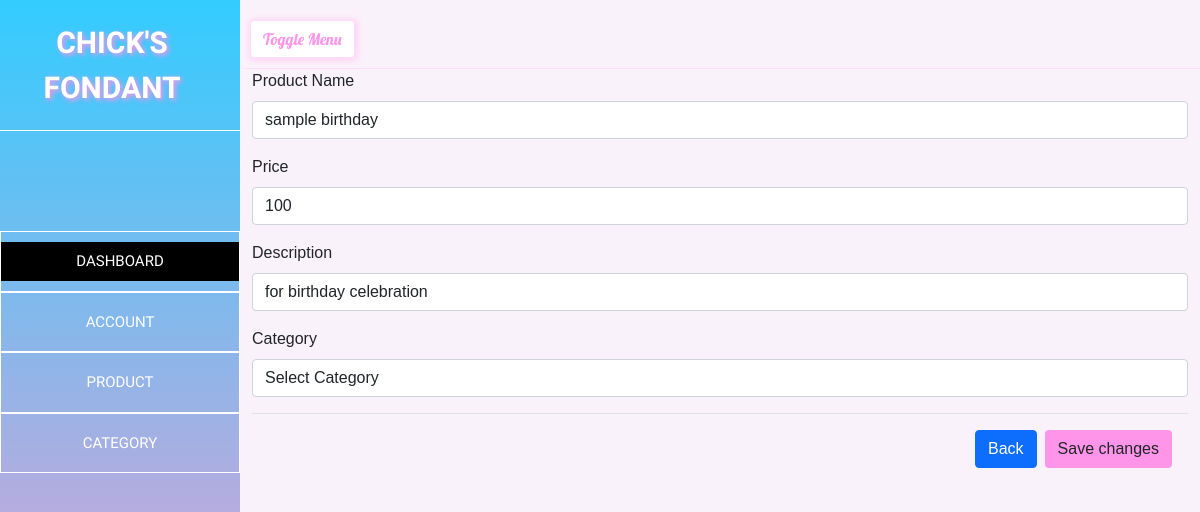
Screenshot of /product/edit/1 with the database file from the repository.
### tables this page shows
CREATE TABLE `cake_product` (
  `cake_name` varchar(255) NOT NULL,
  `price` int(255) NOT NULL,
  `description` varchar(255) NOT NULL,
  `category` int(11) NOT NULL,
  `product_id` int(11) NOT NULL
);

### application/controllers/Product.php (called while the page is built, shortened)
<?php
    class Product extends CI_Controller
    {
        public function __construct()
        {
            $this->load->model('Product_model');
        }
        public function edit($productId)
        {
            $data['cake'] = $this->Product_model->getProductId($productId);
            $data['cate'] = $this->Product_model->getCategory();
            $this->load->view('templates/header');
            $this->load->view('edit', $data);
            $this->load->view('templates/footer');
        }
    }
?>

### index.php (called while the page is built, shortened)
<?php
require_once BASEPATH.'core/CodeIgniter.php';

### application/models/Product_model.php (called while the page is built, shortened)
<?php
    class Product_model extends CI_Model{
        public function getProductId($productId)
        {
            $this->db->select('*');
            $this->db->from('cake_product');
            $this->db->where('product_id', $productId);
            $this->db->join('category_cake', 'cake_product.category = category_cake.id');
            return $this->db->get()->result();
        }
    }
?>

### application/views/edit.php (the view, shortened to what this page needs)
<?php
    foreach($cake as $cakes){
?>
<div class="container edit-container">
    <form action="<?php echo base_url('/product/update/'.$cakes->product_id); ?>" method="post">
        <div class="mb-3">
            <label for="product_name" class="form-label">Product Name</label>
            <input type="text" name="product_name" value="<?php echo $cakes->cake_name;?>" class="form-control">
        </div>
        <div class="mb-3">
            <label for="price" class="form-label">Price</label>
            <input type="text" name="price" value="<?php echo $cakes->price;?>" class="form-control">
        </div>
        <div class="mb-3">
            <label for="Description" class="form-label">Description</label>
            <input type="text" name="description" value="<?php echo $cakes->description;?>" class="form-control">
        </div>
        <div class="mb-3">
            <label for="Description" class="form-label">Category</label>
            <select class="form-control" name="Category" id="category">
            <option value="">Select Category</option>
            </select>
        </div>
        <?php }
        ?>
        <div class="modal-footer">
            <a class="btn btn-primary" href="<?php echo base_url('product') ?>">Back</a>
            <button type="submit" class="btn save-product">Save changes</button>
        </div>
    </form>
</div>

### assets/css/header.css (style rules this page uses)
* { margin: 0; padding: 0; box-sizing: border-box; }
body { font-family: sans-serif; background: rgb(250, 242, 250); }

### assets/css/main.css (style rules this page uses)
.save-product { background: rgb(255, 149, 232); }

### rows the page displays
cake_product: product_name "sample birthday", price "100", description "for birthday celebration"
